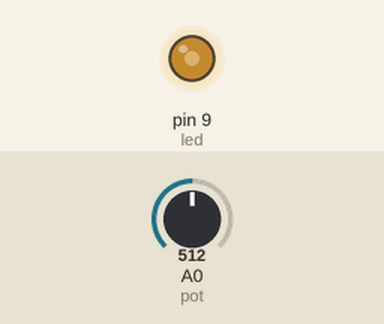
Simulated run of this sketch. Board: Arduino Uno, built with avr-gcc and run on an emulated ATmega328P. On the bench: output pins drawn as LEDs (lit = HIGH). Inputs (shaded band) come from the test bench; at power-on: A0 (pot) = 512.

Above: at 1.2 s.
1.3 s: A0 (pot) set to 716
At 2.0 s:
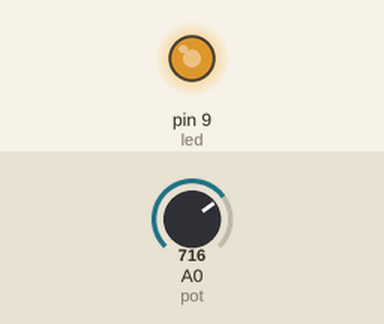
2.8 s: A0 (pot) set to 900
At 3.1 s:
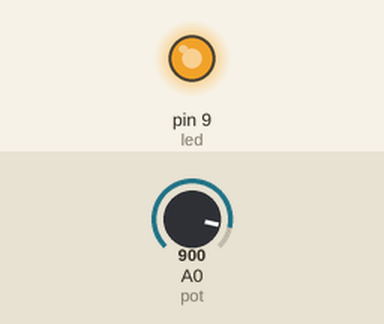
4.3 s: A0 (pot) set to 122
At 5.5 s:
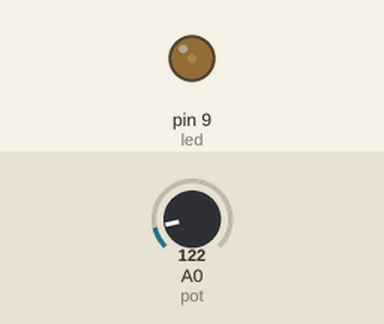
5.8 s: A0 (pot) set to 0
At 6.6 s:
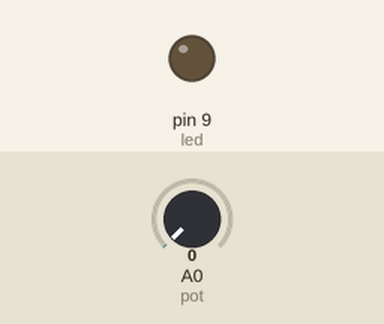
7.3 s: A0 (pot) set to 511
At 7.8 s:
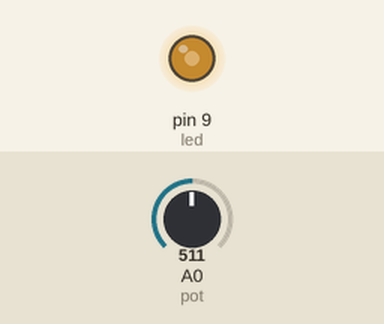
Timing chart, 0 to 9.8 s (numbered marks = the images above; inputs shaded):
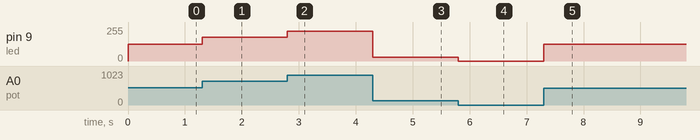

The sketch:

07_analog_output.ino
```cpp
const int led = 9; //porta digital
const int pot = 0; //portal analogia(A0)

int val = 0; //valor do potenciometro
int val1 = 0; //interpolacao do potenciometro  10 bits apra 8 bits PWM(modulacao de largura de pulso).

void setup() {
  pinMode(led, OUTPUT);//saida
  pinMode(led, LOW);//desligado
}

void loop() {
  val = analogRead(pot); //leitura da porta do poteciometro

  val1 = map(val, 0, 1023, 0, 255);//interpolacao de valores e uma variavel

  /*
  os parametros da funcao sao os seguintes:

  lim_max = limite superior da variavel
  lim_min = limite inferior da variavel
  des_min = minimo valor desejado
  des_max = maximo valor desejado
  map(variavel, lim_min, lim_mas, des_min, des_max);
  */


  analogWrite(led, val1); /*Insere os valores do PWM + porta digital
  no led esta conectado */

}
```

Measured:
- after the input at 1.3 s, pin 9 (led): 127/255 → 178/255 at once
- after the input at 2.8 s, pin 9 (led): 178/255 → 224/255 at once
- after the input at 4.3 s, pin 9 (led): 224/255 → 30/255 at once
- after the input at 5.8 s, pin 9 (led): 30/255 → 0/255 at once
- after the input at 7.3 s, pin 9 (led): 0/255 → 127/255 at once
